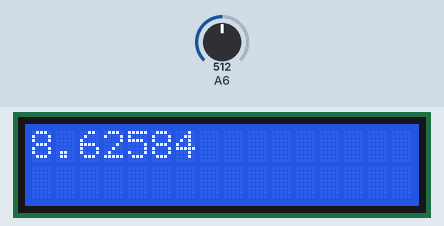
Recording of a sketch running on a simulated Arduino Uno, built with avr-gcc and run on an emulated ATmega328P. Parts: 16×2 character LCD. Inputs (shaded band) come from the test bench; at power-on: A6 = 512.

Above: at 1.2 s.
1.3 s: A6 set to 577
At 2.5 s:
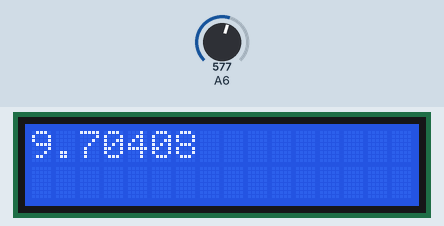
2.8 s: A6 set to 603
At 3.1 s:
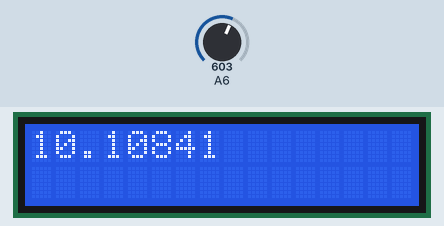
4.3 s: A6 set to 511
At 5.4 s:
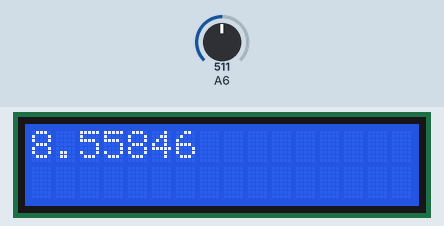
Timing chart, 0 to 7.3 s (numbered marks = the images above; inputs shaded):
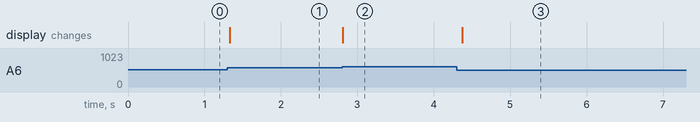

Measured:
- after the input at 1.3 s, the display: changes at once (image 1)
- after the input at 2.8 s, the display: changes at once (image 2)
- after the input at 4.3 s, the display: changes after 0.07 s (image 3)

The sketch:

op_amp.ino
```cpp
#include <LiquidCrystal.h>

LiquidCrystal lcd(8, 7, 3, 4 ,5 ,6);

int analogPin = 6;
int val = 0;
float voltage = 0;
float voltageRef = 5.01;
float scale = 3.43;
int resolution = 1020;

void setup() {
  Serial.begin(9600);
  analogReference(EXTERNAL);
  lcd.begin(16, 2);
  lcd.noCursor();
}

float voltage_read(int pin, float scale) {
  val = analogRead(pin);

  return((val&resolution) / (float)resolution * voltageRef * scale);
  //return val;
}

void loop() {
  lcd.clear();
  voltage = voltage_read(analogPin, scale);
  lcd.println(voltage, 5);
  delay(70);
}
```
